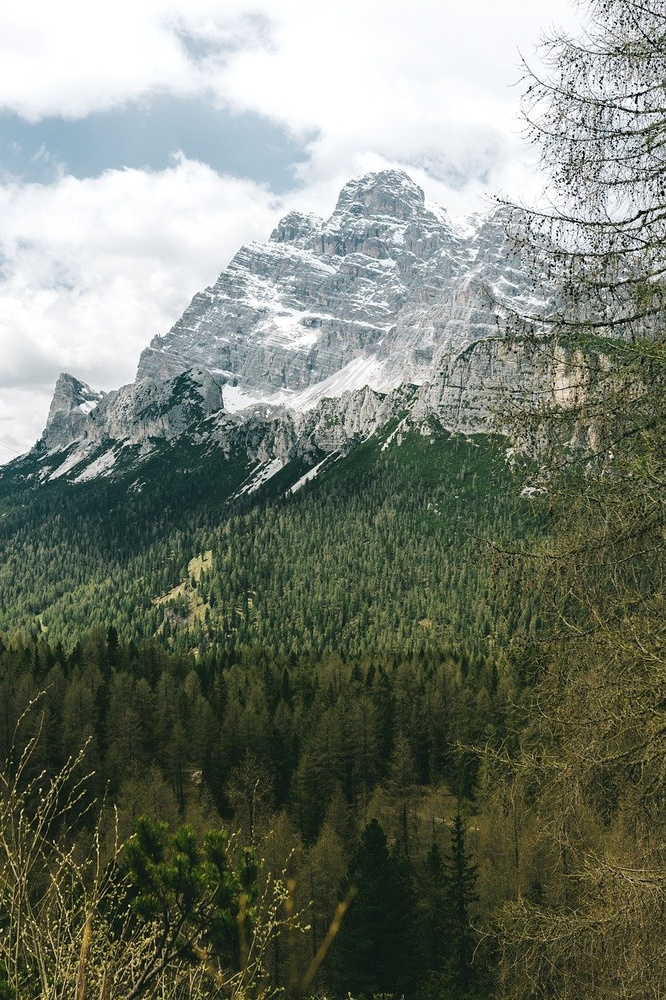
#> input picture img/adventure-9669330_1280.jpg, 666 x 1000 px, shrunk from 853 x 1280 before the run; its folder holds only this picture in this run
$ python test.py
#> lines starting #> are read from the running program, lines starting #| are printed output that depends on the picture
import os
from PIL import Image
import numpy as np

input_dir = "./img"
output_dir = "./img_jpeg"
os.makedirs(output_dir, exist_ok=True)

def count_unchanged_pixels(original, compressed):
    unchanged = original == compressed
    count_per_channel = np.sum(unchanged, axis=(0, 1))
    return count_per_channel

for filename in os.listdir(input_dir):
    if not filename.lower().endswith(('.png', '.bmp', '.tiff', '.jpeg', '.jpg', '.webp')):
        continue

    original_path = os.path.join(input_dir, filename)
    with Image.open(original_path) as img:
#> img is the input picture: PIL image 666x1000 RGB; mean R, G, B 119, 125.6, 113.2
        img = img.convert('RGB')
        img_np = np.array(img)

        jpeg_path = os.path.join(output_dir, os.path.splitext(filename)[0] + ".jpg")
        img.save(jpeg_path, format="JPEG", quality=30)

        with Image.open(jpeg_path) as jpeg_img:
            jpeg_img = jpeg_img.convert('RGB')
            jpeg_np = np.array(jpeg_img)

        if img_np.shape != jpeg_np.shape:
            print(f"skip {filename}")
            continue

        total_pixels = img_np.shape[0] * img_np.shape[1]
#> total_pixels = 666000
        unchanged_counts = count_unchanged_pixels(img_np, jpeg_np)
#> in count_unchanged_pixels, `unchanged = original == compressed`:
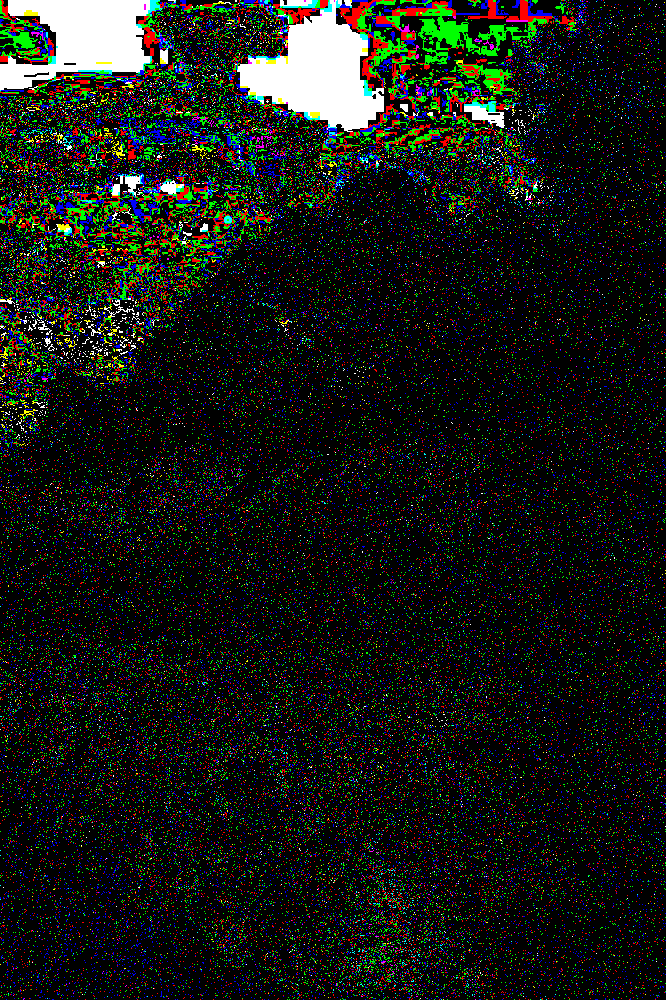
#> unchanged: shape (1000, 666, 3) bool; mean R, G, B 0.0855, 0.0958, 0.0819
#> in count_unchanged_pixels, `count_per_channel = np.sum(unchanged, axis=(0, 1))`: count_per_channel = [56959, 63781, 54513]
#> unchanged_counts = [56959, 63781, 54513]
        ratios = unchanged_counts / total_pixels * 100
#> ratios = [8.55, 9.58, 8.19]

        print(f"image: {filename}; amount of pixels:{total_pixels}")
#| image: adventure-9669330_1280.jpg; amount of pixels:666000
        print(f"  unchanged pixels in R channel: {unchanged_counts[0]} ({ratios[0]:.2f}%)")
#|   unchanged pixels in R channel: 56959 (8.55%)
        print(f"  unchanged pixels in R channel:{unchanged_counts[1]} ({ratios[1]:.2f}%)")
#|   unchanged pixels in R channel:63781 (9.58%)
        print(f"  unchanged pixels in B channel: {unchanged_counts[2]} ({ratios[2]:.2f}%)")
#|   unchanged pixels in B channel: 54513 (8.19%)
        # [6 lines of commented-out code are left out]
        print("")

print("Finish")

$ run again, on img/lightning-9274136_1280.jpg
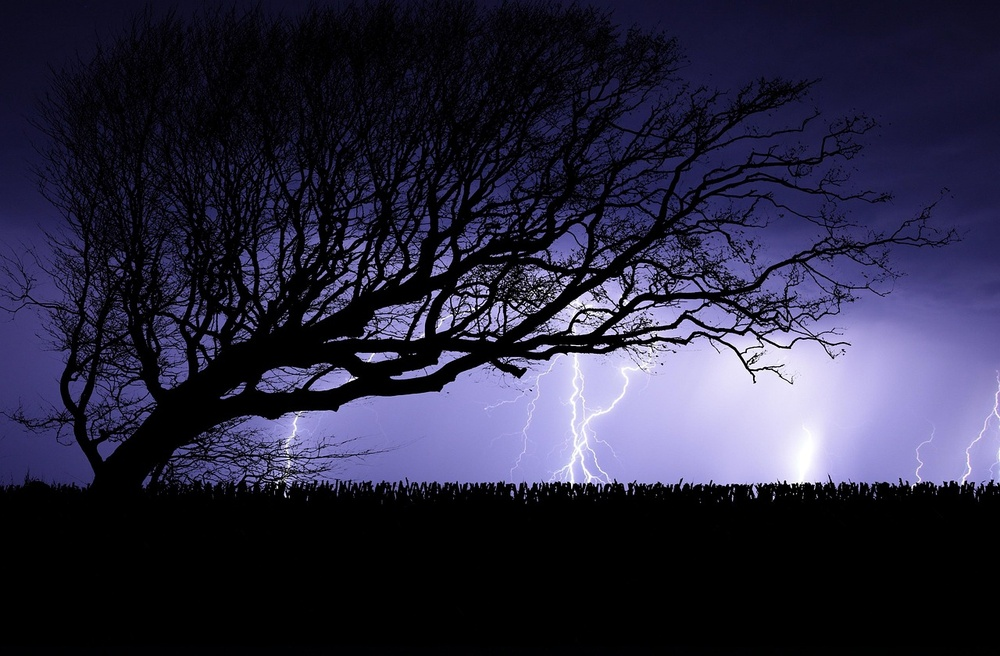
#> input picture img/lightning-9274136_1280.jpg, 1000 x 656 px, shrunk from 1280 x 840 before the run
#> img is the input picture: PIL image 1000x656 RGB; mean R, G, B 42.5, 40.9, 63.4
#> in count_unchanged_pixels, `unchanged = original == compressed`:
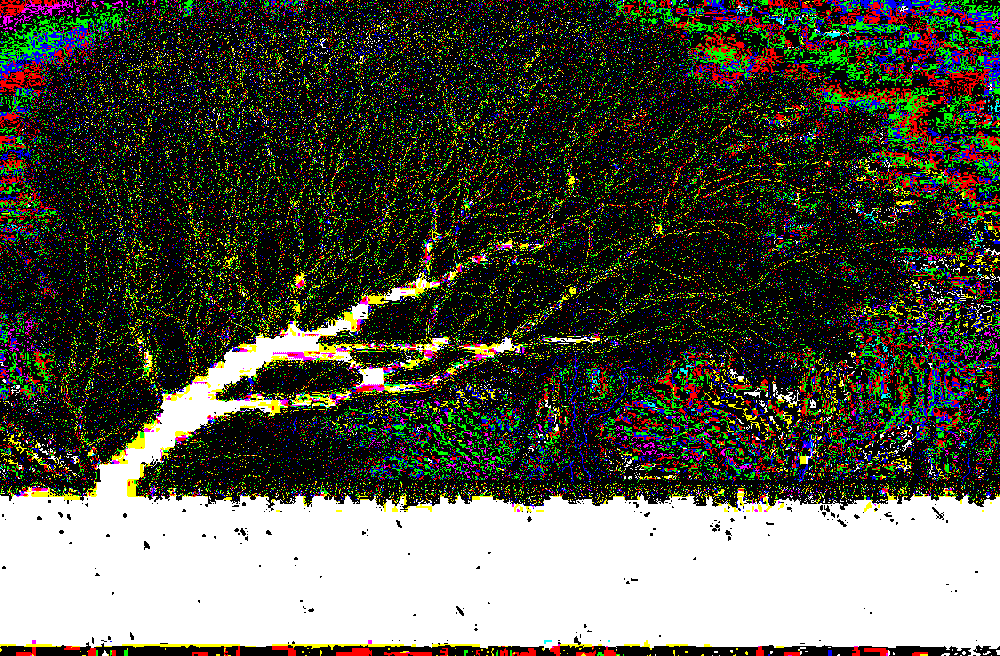
#> unchanged: shape (656, 1000, 3) bool; mean R, G, B 0.337, 0.341, 0.292
#> count_per_channel = [221305, 223641, 191820]
#> ratios = [33.74, 34.09, 29.24]
#| image: lightning-9274136_1280.jpg; amount of pixels:656000
#|   unchanged pixels in R channel: 221305 (33.74%)
#|   unchanged pixels in R channel:223641 (34.09%)
#|   unchanged pixels in B channel: 191820 (29.24%)

$ run again, on img/rock-monitor-9645835_640.jpg
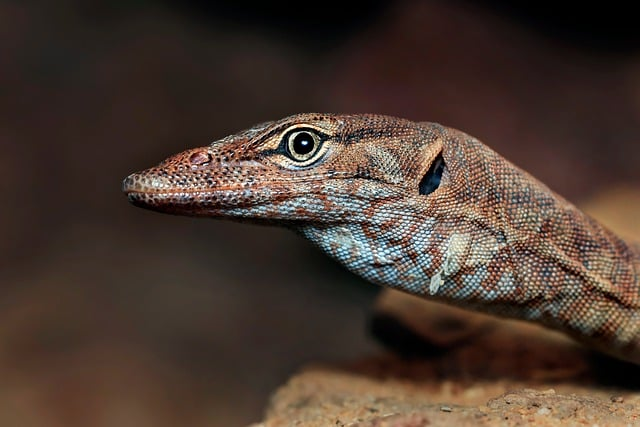
#> input picture img/rock-monitor-9645835_640.jpg, 640 x 427 px
#> img is the input picture: PIL image 640x427 RGB; mean R, G, B 73.3, 57.3, 48.2
#> in count_unchanged_pixels, `unchanged = original == compressed`:
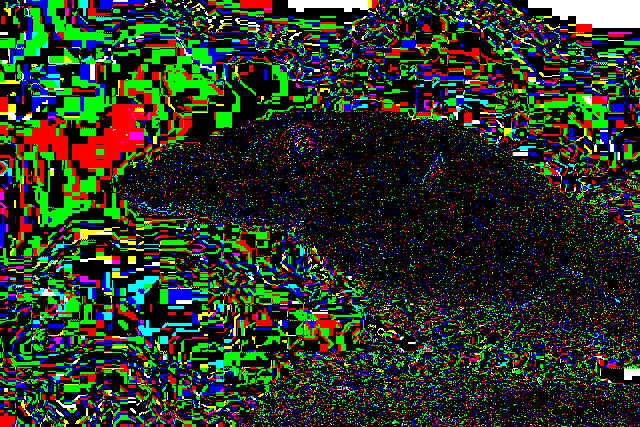
#> unchanged: shape (427, 640, 3) bool; mean R, G, B 0.14, 0.194, 0.117
#> count_per_channel = [38303, 53144, 31903]
#> ratios = [14.02, 19.45, 11.67]
#| image: rock-monitor-9645835_640.jpg; amount of pixels:273280
#|   unchanged pixels in R channel: 38303 (14.02%)
#|   unchanged pixels in R channel:53144 (19.45%)
#|   unchanged pixels in B channel: 31903 (11.67%)
